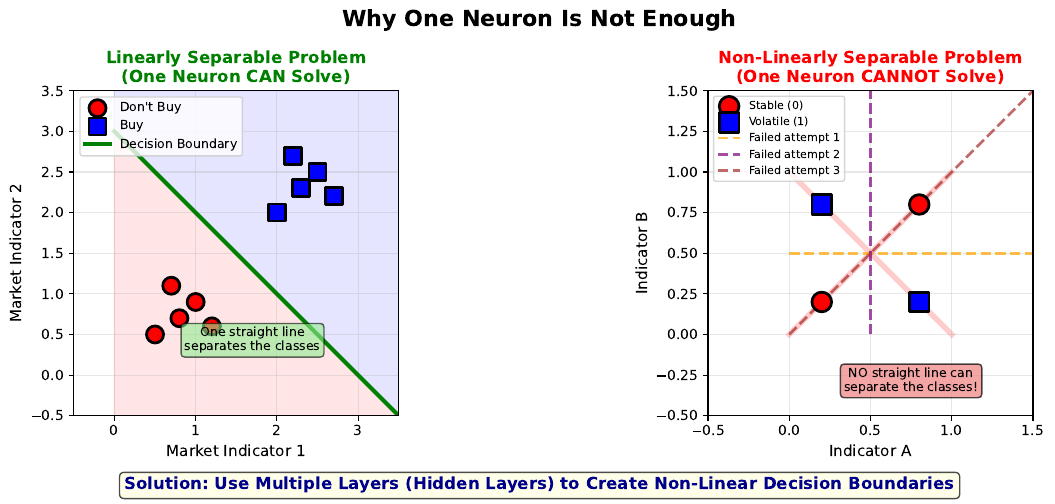

Write the Python code that produced this figure.
# ==============================================================================
# Chart: Linear Limitation
# Source: https://github.com/Digital-AI-Finance/neural-networks/tree/main/04_linear_limitation/
# Author: Digital-AI-Finance
# License: MIT License
# Created: 2025-11-23
# ==============================================================================

"""
Linear Limitation

Neural network visualization chart

Source: https://github.com/Digital-AI-Finance/neural-networks/tree/main/04_linear_limitation/
"""

CHART_METADATA = {
    'name': 'Linear Limitation',
    'url': 'https://github.com/QuantLet/neural-networks-introduction/tree/main/04_linear_limitation',
    'author': 'Digital-AI-Finance',
    'license': 'MIT License',
    'created': '2025-11-23',
    'description': 'Neural network visualization chart'
}

import matplotlib.pyplot as plt
import numpy as np
from matplotlib.patches import Rectangle

# Set up the figure with 2 subplots
fig, (ax1, ax2) = plt.subplots(1, 2, figsize=(13, 5))
fig.suptitle('Why One Neuron Is Not Enough', fontsize=16, fontweight='bold')

# LEFT PLOT: Linearly Separable (Simple case - can be solved with one neuron)
ax1.set_xlim(-0.5, 3.5)
ax1.set_ylim(-0.5, 3.5)
ax1.set_aspect('equal')
ax1.set_xlabel('Market Indicator 1', fontsize=11)
ax1.set_ylabel('Market Indicator 2', fontsize=11)
ax1.set_title('Linearly Separable Problem\n(One Neuron CAN Solve)', fontsize=12, fontweight='bold', color='green')
ax1.grid(True, alpha=0.3)

# Simple separable data (e.g., buy vs don't buy based on two indicators)
# Class 0: Don't buy (bottom-left)
class0_x = [0.5, 0.8, 1.0, 0.7, 1.2]
class0_y = [0.5, 0.7, 0.9, 1.1, 0.6]
ax1.scatter(class0_x, class0_y, c='red', s=150, marker='o', edgecolors='black', linewidth=2, label='Don\'t Buy', zorder=3)

# Class 1: Buy (top-right)
class1_x = [2.0, 2.3, 2.5, 2.7, 2.2]
class1_y = [2.0, 2.3, 2.5, 2.2, 2.7]
ax1.scatter(class1_x, class1_y, c='blue', s=150, marker='s', edgecolors='black', linewidth=2, label='Buy', zorder=3)

# Decision boundary (linear line)
x_line = np.array([0, 3.5])
y_line = -x_line + 3
ax1.plot(x_line, y_line, 'g-', linewidth=3, label='Decision Boundary')
ax1.fill_between(x_line, -0.5, y_line, alpha=0.1, color='red')
ax1.fill_between(x_line, y_line, 3.5, alpha=0.1, color='blue')

ax1.legend(loc='upper left', fontsize=9)

# Add annotation
ax1.text(1.7, 0.3, 'One straight line\nseparates the classes', fontsize=9, ha='center',
         bbox=dict(boxstyle='round', facecolor='lightgreen', alpha=0.6))

# RIGHT PLOT: XOR Problem (Cannot be solved with one neuron)
ax2.set_xlim(-0.5, 1.5)
ax2.set_ylim(-0.5, 1.5)
ax2.set_aspect('equal')
ax2.set_xlabel('Indicator A', fontsize=11)
ax2.set_ylabel('Indicator B', fontsize=11)
ax2.set_title('Non-Linearly Separable Problem\n(One Neuron CANNOT Solve)', fontsize=12, fontweight='bold', color='red')
ax2.grid(True, alpha=0.3)

# XOR pattern data
# Class 0 (corners: both low or both high)
xor_class0_x = [0.2, 0.8]
xor_class0_y = [0.2, 0.8]
ax2.scatter(xor_class0_x, xor_class0_y, c='red', s=200, marker='o', edgecolors='black', linewidth=2, label='Stable (0)', zorder=3)

# Class 1 (opposite corners: one high, one low)
xor_class1_x = [0.2, 0.8]
xor_class1_y = [0.8, 0.2]
ax2.scatter(xor_class1_x, xor_class1_y, c='blue', s=200, marker='s', edgecolors='black', linewidth=2, label='Volatile (1)', zorder=3)

# Attempt at linear decision boundaries (showing they fail)
# Try horizontal line
ax2.plot([0, 1.5], [0.5, 0.5], 'orange', linewidth=2, linestyle='--', alpha=0.7, label='Failed attempt 1')

# Try vertical line
ax2.plot([0.5, 0.5], [0, 1.5], 'purple', linewidth=2, linestyle='--', alpha=0.7, label='Failed attempt 2')

# Try diagonal line
x_diag = np.array([0, 1.5])
y_diag = x_diag
ax2.plot(x_diag, y_diag, 'brown', linewidth=2, linestyle='--', alpha=0.7, label='Failed attempt 3')

ax2.legend(loc='upper left', fontsize=8)

# Add annotation
ax2.text(0.75, -0.35, 'NO straight line can\nseparate the classes!', fontsize=9, ha='center',
         bbox=dict(boxstyle='round', facecolor='lightcoral', alpha=0.7))

# Add big X across the plot to show impossibility
ax2.plot([0, 1], [0, 1], 'red', linewidth=4, alpha=0.2, zorder=1)
ax2.plot([0, 1], [1, 0], 'red', linewidth=4, alpha=0.2, zorder=1)

# Add conclusion text at the bottom
fig.text(0.5, 0.02, 'Solution: Use Multiple Layers (Hidden Layers) to Create Non-Linear Decision Boundaries',
         ha='center', fontsize=12, fontweight='bold', color='darkblue',
         bbox=dict(boxstyle='round', facecolor='lightyellow', alpha=0.7))

plt.tight_layout(rect=[0, 0.05, 1, 1])
plt.savefig('linear_limitation.pdf', bbox_inches='tight', dpi=300)
print("Chart saved: linear_limitation.pdf")

# Source: https://github.com/Digital-AI-Finance/neural-networks/tree/main/04_linear_limitation/
